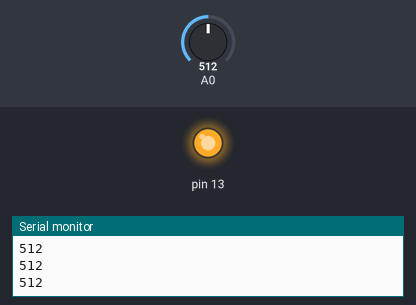
Simulated run of this sketch. Board: Arduino Uno, built with avr-gcc and run on an emulated ATmega328P. Parts: output pins drawn as LEDs (lit = HIGH), the last lines printed to the serial monitor. The test bench sets the inputs (shaded band); at power-on: A0 = 512.

Above: at 1.2 s.
1.3 s: A0 set to 107
2.8 s: A0 set to 92
At 3.5 s:
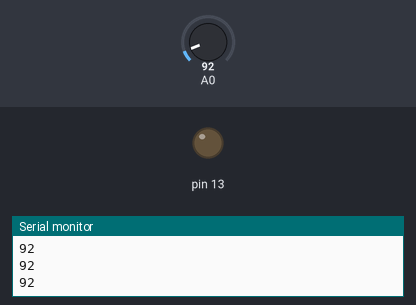
4.3 s: A0 set to 110
At 4.8 s:
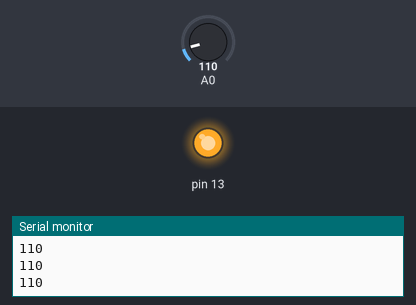
5.8 s: A0 set to 90
At 6.1 s:
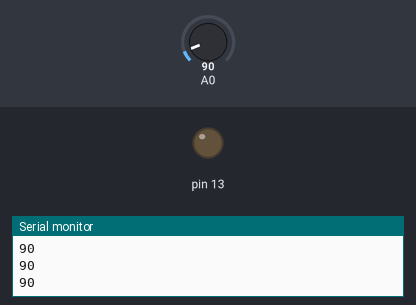
Timing chart, 0 to 8.3 s (numbered marks = the images above; inputs shaded):
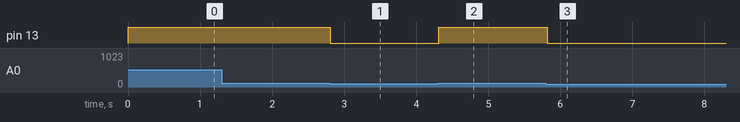

The sketch:

arduino_piezodisk.ino
```cpp
//Arduino Sample code
int threshold = 100;

void setup()
{
  Serial.begin(9600); //
  pinMode(13, OUTPUT);
}
void loop()
{
      int val;
      val=analogRead(0);//Connect the sensor to analog pin 0
      Serial.println(val,DEC);//

      if(val >= threshold)
      {
        digitalWrite(13, HIGH);
      }
      else
      {
        digitalWrite(13, LOW);
      }

      delay(100);
}
```

Measured:
- the behaviour switches between 100 and 99 on A0 (found by bisection; images 0 and 1)
- after the input at 2.8 s, pin 13: HIGH → LOW at once
- after the input at 4.3 s, pin 13: LOW → HIGH at once
- after the input at 5.8 s, pin 13: HIGH → LOW at once
